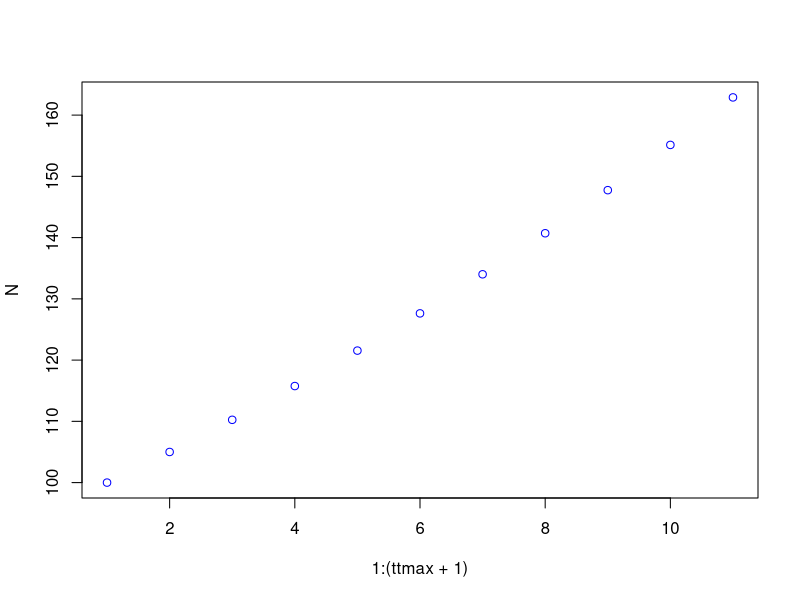
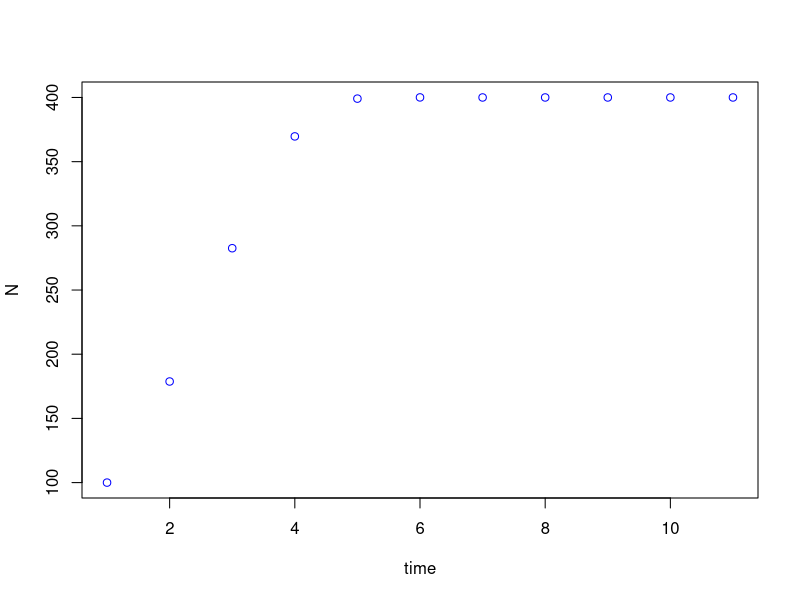
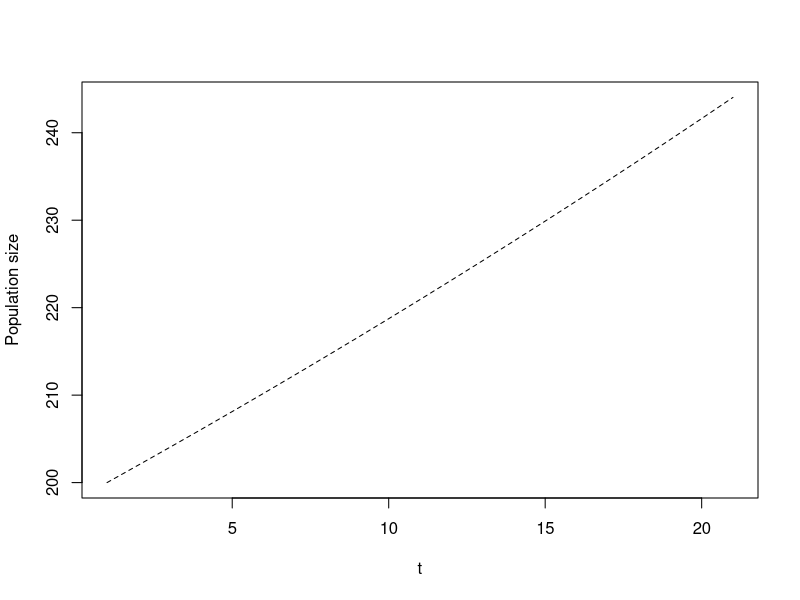
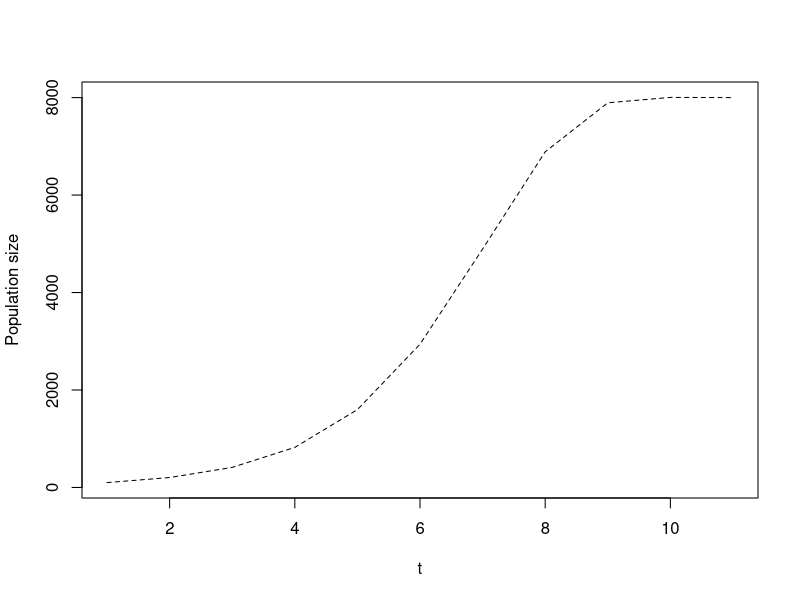

Write the R code that produced these figures, in order.
tt <- 0
N0 <- 100
RR <- 1.05
pop.size = numeric(11)

ttmax = 10
#set a variable instead of using a sequence of numbers for more flexibility

NN <-matrix(NA, nrow=1, ncol=ttmax+1)
NN[1] <- N0
#sets value at first point in vector

for(tt in 1:ttmax){ 
  NN[tt+1] = RR*NN[tt]
}

plot(1:(ttmax+1),NN, xlba="time",ylab="N",col='blue')

#########################################
#changed formula, initialized new variables 

tt <- 0
N0 <- 100
rr <- 1.05
pop.size = numeric(11)
KK = 400
ttmax = 10

NN <-matrix(NA, nrow=1, ncol=ttmax+1)
NN[1] <- N0
#sets value at first point in vector

for(tt in 1:ttmax) { 
  NN[tt+1] = NN[tt]*(1+rr*(1-(NN[tt]/KK)))
}
NN
#only use square bracket
#changed equation from above to new equation - once you have framework easy to adapt to do different stuff

plot(1:(ttmax+1),NN, xlab = "time",ylab="N", col='blue')

#to check if your y and x axis are the same length, type function "length(variable name)"

######################################
#assign output of function to a variable so that you can use it
#instead of initialzing each variable outside of function, include it so that you can assign numbers to variables in the function

geomFun <- function(RR, N0, ttMax){
  # Initialize vector to hold output - doing it inside function will allow you to assign variable start within the function
  NN <- rep(NA,ttMax+1)
  NN[1] <- N0
  # Use a for loop to step forward
  for (tt in 1:ttMax){
    NN[tt+1] <- RR*NN[tt]
  }
  plot(1:(ttMax+1),NN,lty=2, type='l', xlab='t', ylab='Population size')
  return(NN)
}

#####

geomFun <- function(RR=1.01, N0 = 200, ttMax =20){
  
  NN <- rep(NA,ttMax+1)
  NN[1] <- N0
   for (tt in 1:ttMax){
    NN[tt+1] <- RR*NN[tt]
  }
  plot(1:(ttMax+1),NN,lty=2, type='l', xlab='t', ylab='Population size')
  return(NN)
}
myOutput <- geomFun(RR=1.01, N0=200, ttMax=20)


####Convert your discrete logistic model into a function. 
#Use this function to explore the model's dynamics with ease and grace

LogisticsFun <- function(RR, N0, ttMax, KK){
  # Initialize vector to hold output - doing it inside function will allow you to assign variable start within the function
  NN <- rep(NA,ttMax+1)
  NN[1] <- N0
  # Use a for loop to step forward
  for (tt in 1:ttMax){
    NN[tt+1] = NN[tt]*(1+rr*(1-(NN[tt]/KK)))
  }
  plot(1:(ttMax+1),NN,lty=2, type='l', xlab='t', ylab='Population size')
  return(NN)
}
LogisticsFun(1,100,10,8000)
####_____________________________________________________________
####To make a plot of model summary output versus parameter value
## have to put function inside a for loop (can't put a sequence inside),

LogisticsFun <- function(RR, N0, ttMax, KK){
## Define parameter values
  
# for parameter of interest, make a vector of values you want to consider
  
}
